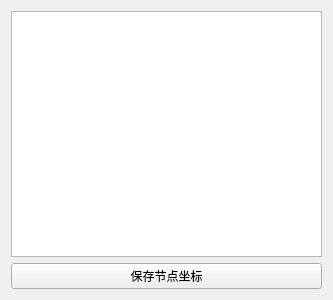
<?xml version="1.0" encoding="UTF-8"?>
<ui version="4.0">
 <class>AnchTab</class>
 <widget class="QWidget" name="AnchTab">
  <property name="geometry">
   <rect>
    <x>0</x>
    <y>0</y>
    <width>333</width>
    <height>300</height>
   </rect>
  </property>
  <property name="windowTitle">
   <string>Form</string>
  </property>
  <layout class="QGridLayout" name="gridLayout">
   <item row="0" column="0">
    <widget class="QTableWidget" name="tableWidget"/>
   </item>
   <item row="1" column="0">
    <widget class="QPushButton" name="savebpPB">
     <property name="text">
      <string>保存节点坐标</string>
     </property>
    </widget>
   </item>
  </layout>
 </widget>
 <resources/>
 <connections/>
</ui>
